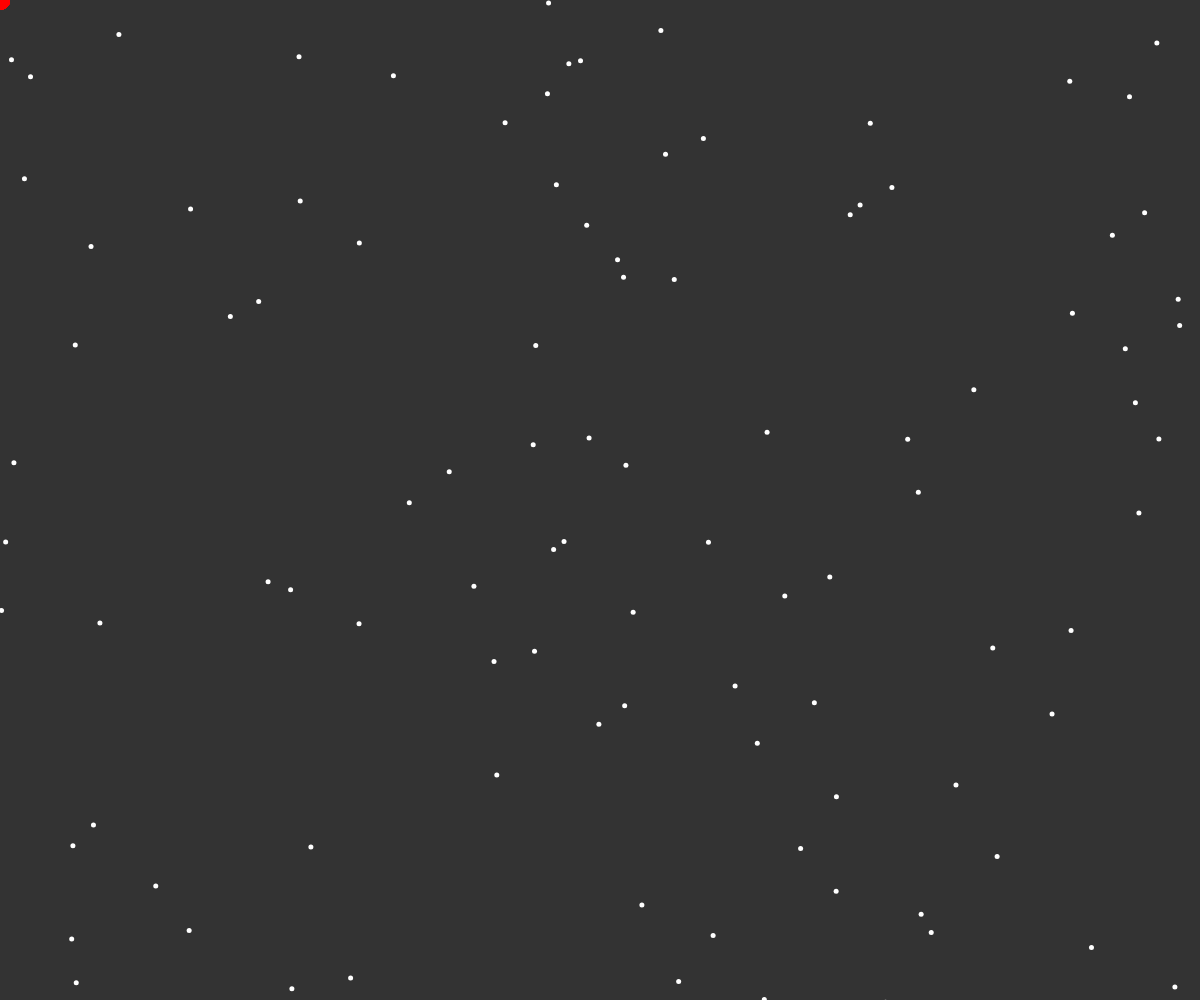
Frame 1 (no input)
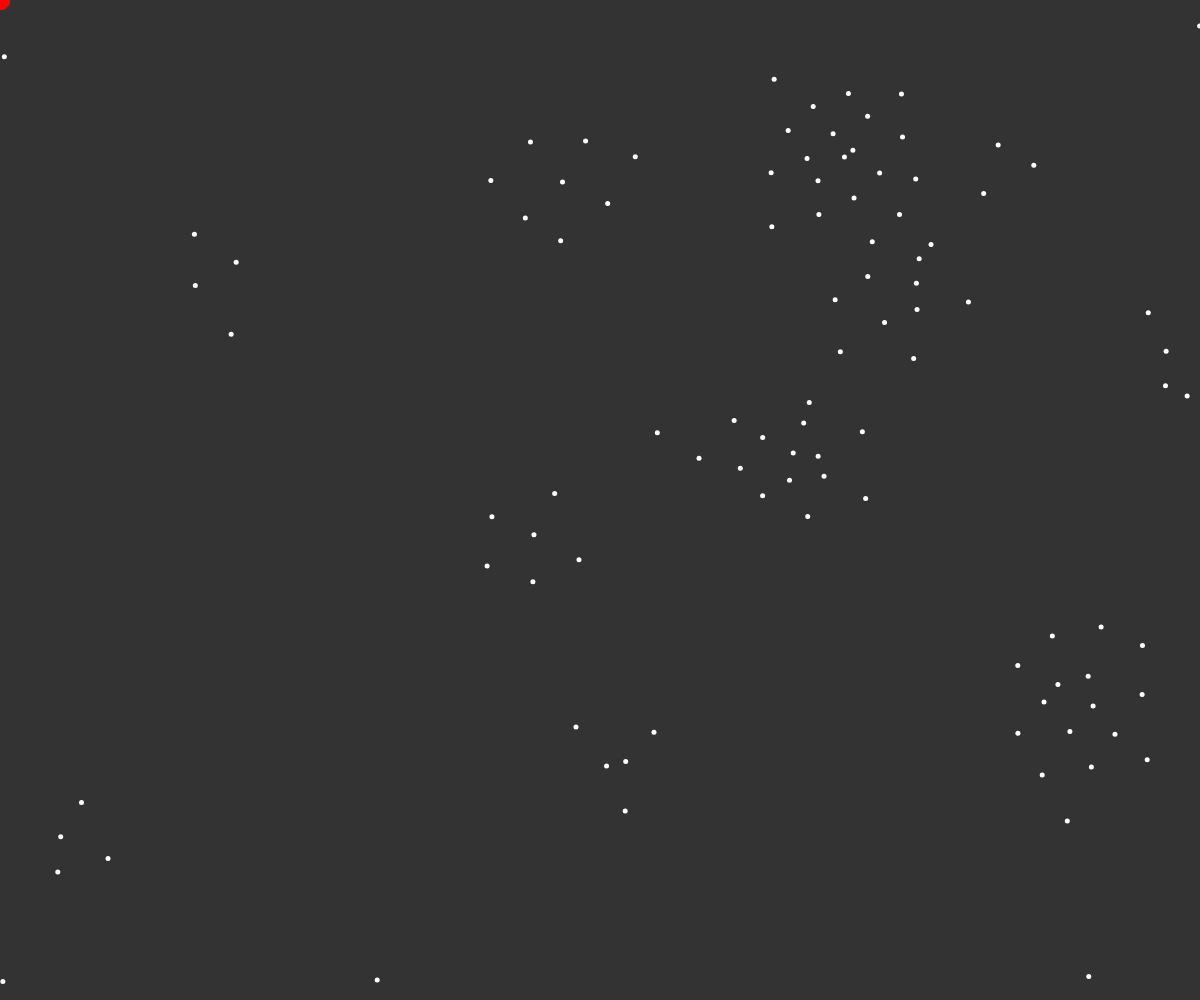
Frame 60 (no input)
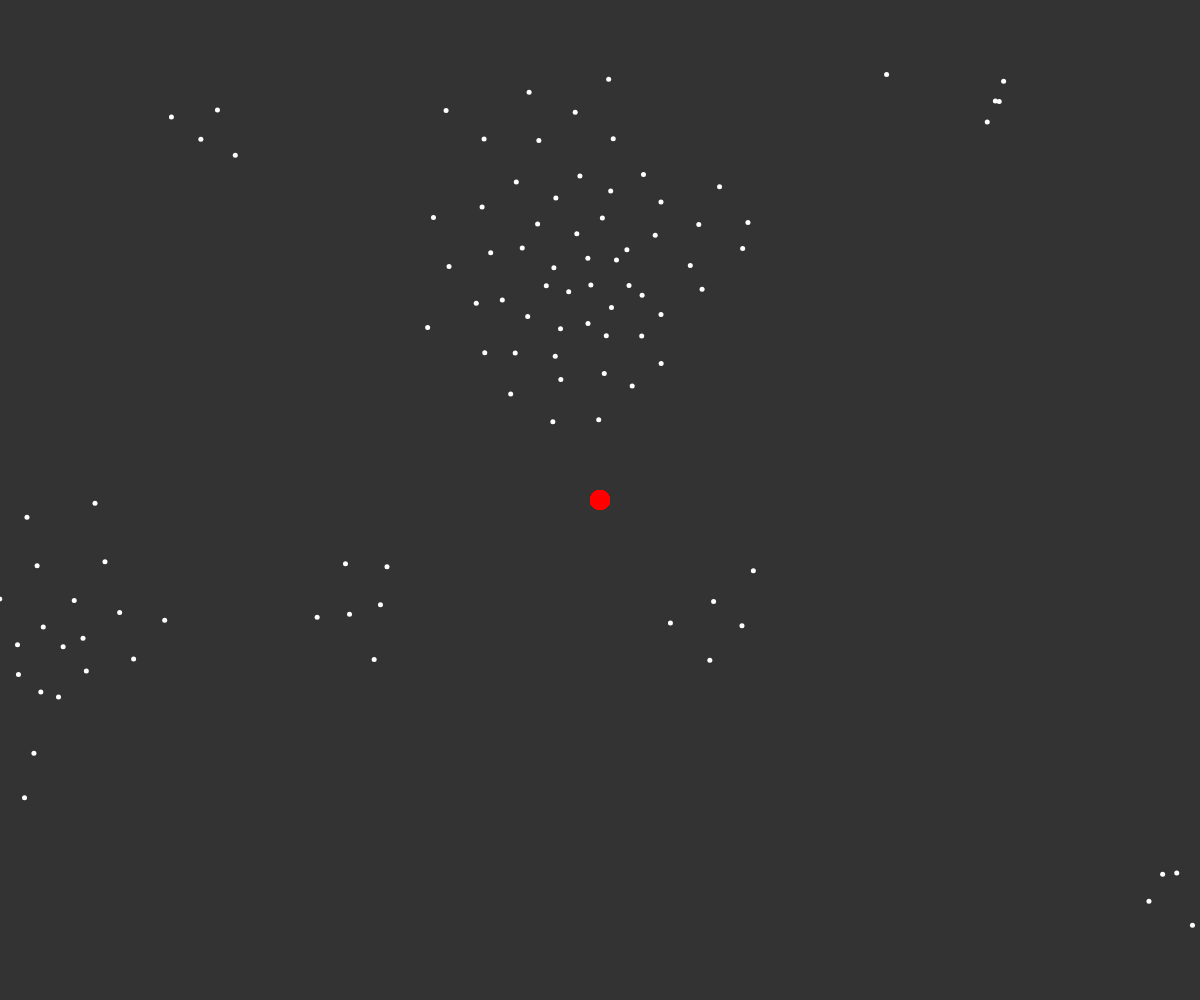
Frame 120 (the mouse pressed at the canvas centre since frame 60)

The p5.js sketch that drew these frames (run headless with seeded random() and noise() and a simulated clock; from frame 60 on, the mouse is pressed at the canvas centre):

// p5.js sketch
// ── sketch.js
let boids = [];
let alignSlider, cohesionSlider, separationSlider;

function setup() {
  createCanvas(window.innerWidth, window.innerHeight);
  for (let i = 0; i < 100; i++) {
    let x = random(width);
    let y = random(height);
    boids.push(new Boid(createVector(x, y)));
  }
}

function draw() {
  background(51);
  let newBoids = [...boids];
  // for (let b of newBoids) {
  // }
  // boids = [...newBoids];
  for (let boid of boids) {
    boid.handleEdge();
    boid.flock(newBoids);
    boid.avoid(createVector(mouseX, mouseY));
    boid.update();
    boid.show();
  }
}

function addObstacle() {}

// ── boid.js
class Boid {
  position;
  velocity;
  acceleration;
  maxForce = random(1, 3);
  maxSpeed = random(5, 8);
  followPerception = 100;
  avoidPerception = 50;

  constructor(pos) {
    this.position = pos;
    this.velocity = p5.Vector.random2D();
    this.velocity.setMag(random(2, 4));
    this.acceleration = createVector();
  }

  flock(others, avoid) {
    let followTotal = 0;
    let avoidTotal = 0;
    let alignment = createVector();
    let cohesion = createVector();
    let seperation = createVector();
    push();
    translate(this.position.x, this.position.y);
    for (let other of others) {
      let d = dist(
        this.position.x,
        this.position.y,
        other.position.x,
        other.position.y
      );
      let angle = degrees(this.position.angleBetween(other.position));
      // console.log(angle);
      if (
        other != this &&
        d < this.followPerception &&
        angle > -45 &&
        angle < 45
      ) {
        alignment.add(other.velocity);
        cohesion.add(other.position);
        followTotal++;
      }
      if (
        other != this &&
        d < this.avoidPerception &&
        angle > -30 &&
        angle < 30
      ) {
        let dist = p5.Vector.sub(this.position, other.position);
        dist.div(d * d);
        seperation.add(dist);
        avoidTotal++;
      }
    }
    pop();
    if (followTotal > 0) {
      alignment.div(followTotal);
      alignment.setMag(this.maxSpeed);
      alignment.sub(this.velocity);
      alignment.limit(this.maxForce);

      cohesion.div(followTotal);
      cohesion.sub(this.position);
      cohesion.setMag(this.maxSpeed);
      cohesion.sub(this.velocity);
      cohesion.limit(this.maxForce);
    }
    if (avoidTotal > 0) {
      seperation.div(avoidTotal);
      seperation.setMag(this.maxSpeed);
      seperation.sub(this.velocity);
      seperation.limit(this.maxForce * 1.2);
    }
    // alignment.mult(alignSlider.value());
    // cohesion.mult(cohesionSlider.value());
    // seperation.mult(cohesionSlider.value());

    // this.avoid(avoid);

    this.acceleration.add(alignment);
    this.acceleration.add(cohesion);
    this.acceleration.add(seperation);
  }

  avoid(pt) {
    // console.log(pt);
    push();
    fill("red");
    noStroke();
    ellipse(pt.x, pt.y, 20);
    translate(this.position.x, this.position.y);
    let seperation = createVector();
    let steer = createVector();
    let dist = p5.Vector.sub(pt, this.position);
    let angle = degrees(this.position.angleBetween(pt));
    let d = dist.mag();
    if (d < this.avoidPerception && angle > -135 && angle < 135) {
      seperation.add(dist);
      seperation.mult(-1);
      steer = p5.Vector.sub(seperation, this.velocity);
      steer.setMag(this.maxSpeed);
      // steer.sub(this.position);
      steer.limit(this.maxForce * 1.5);
    }
    this.acceleration.add(steer);
    pop();
  }

  update() {
    this.position.add(this.velocity);
    this.velocity.add(this.acceleration);
    this.velocity.limit(this.maxSpeed);
    this.acceleration.mult(0);
  }

  show() {
    // push();
    // stroke("green");
    // strokeWeight(2);
    // translate(this.position.x, this.position.y);
    // line(0, 0, this.velocity.x * 10, this.velocity.y * 10);
    // pop();
    stroke(255);
    strokeWeight(5);
    point(this.position.x, this.position.y);
  }

  handleEdge() {
    if (this.position.x > width) {
      this.position.x = 0;
    } else if (this.position.x < 0) {
      this.position.x = width;
    }
    if (this.position.y > height) {
      this.position.y = 0;
    } else if (this.position.y < 0) {
      this.position.y = height;
    }
  }
}
